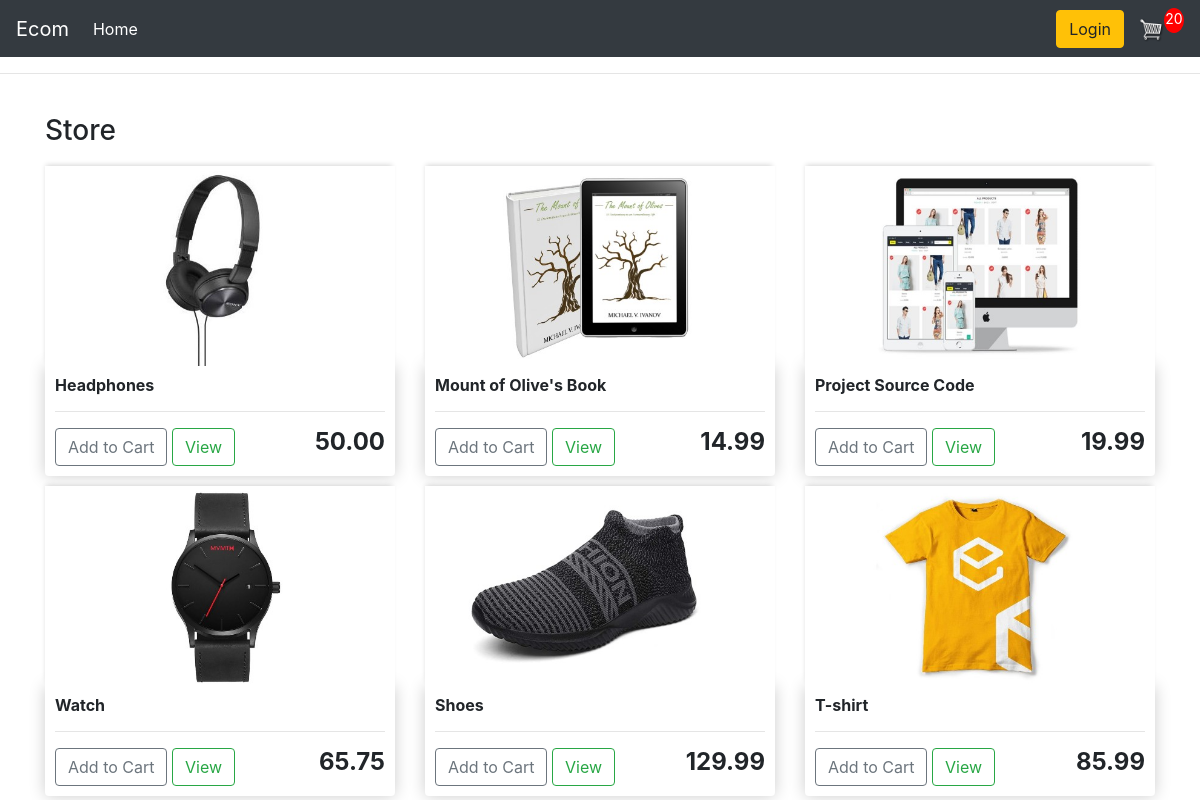
The app's page / (signed in) with its own data.
### store/models.py (models this page shows, shortened)
class Product(models.Model):
    name = models.CharField(max_length=200, null=True)
    price = models.FloatField()
    digital = models.BooleanField(default=False, null=True, blank=False)
    image = models.ImageField(null=True, blank=True)
    @property
    def imageURL(self):
        try:
            url = self.image.url
        except:
            url = ''
        return url

### store/views.py (the view)
# urls.py: path('', include('store.urls')),
def store(request):
    if request.user.is_authenticated:
        customer = request.user.customer
        order, created = Order.objects.get_or_create(customer=customer,complete=False)
        items = order.orderitem_set.all()
        cartItems = order.get_cart_items
    else:
        items = []
        order = {'get_cart_total':0, 'get_cart_items':0}
        cartItems = order['get_cart_items']
    products = Product.objects.all()
    context = {'products':products, 'cartItems':cartItems}
    return render(request, 'store/store.html', context)

### store/models.py (called while the page is built)
    @property
    def get_cart_items(self):
        orderitems = self.orderitem_set.all()
        total = sum([item.quantity for item in orderitems])
        return total

### store/templates/store/store.html
{% extends 'store/main.html' %}
{% load static %}
{% block content %}
<h3>Store</h3>
<div class="row">
	{% for product in products %}
	<div class="col-lg-4">
        <img class="thumbnail" src="{{product.imageURL}}" alt="">
		<div class="box-element product">
            <h6><strong>{{product.name}}</strong></h6>
            <hr>
		<button data-product={{product.id}} data-action="add" class="btn btn-outline-secondary add-btn update-cart">Add to Cart</button>
		<a class="btn btn-outline-success" href="#">View</a>
		<h4 style="display: inline-block; float: right"><strong>{{product.price|floatformat:2}}</strong></h4>
		</div>
	</div>
	{% endfor %}
</div>
{% endblock content %}

### static/css/main.css (style rules this page uses)
body { background-color: hsl(0, 0%, 98%); }
h1,h2,h3,h4,h5,h6 { color:hsl(0, 0%, 30%); }
.box-element { box-shadow:hsl(0, 0%, 80%) 0 0 16px; background-color: #fff; border-radius: 4px; padding: 10px; }
.thumbnail { width: 100%; height: 200px; -webkit-box-shadow: -1px -3px 5px -2px rgba(214,214,214,1); -moz-box-shadow: -1px -3px 5px -2px rgba(214,214,214,1); box-shadow: -1px -3px 5px -2px rgba(214,214,214,1); }
.product { border-radius: 0 0 4px 4px; }
.col-lg-4, .col-lg-6, .col-lg-8, .col-lg-12 { margin-top: 10px; }
.btn { border-radius: 0; }

### records on screen
Product: imageURL (picture), name "Headphones", price "50.00"
Product: imageURL (picture), name "Mount of Olive's Book", price "14.99"
Product: imageURL (picture), name "Project Source Code", price "19.99"
Product: imageURL (picture), name "Watch", price "65.75"
Product: imageURL (picture), name "Shoes", price "129.99"
Product: imageURL (picture), name "T-shirt", price "85.99"

### other values on screen
{{ cartItems }} "20"
